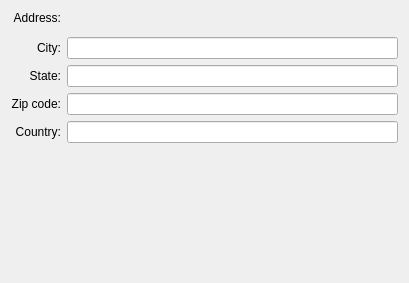
<ui version="4.0" >
 <class>JabberHomeInfoBase</class>
 <widget class="QWidget" name="JabberHomeInfoBase" >
  <property name="geometry" >
   <rect>
    <x>0</x>
    <y>0</y>
    <width>409</width>
    <height>283</height>
   </rect>
  </property>
  <property name="windowTitle" >
   <string>Form2</string>
  </property>
  <layout class="QGridLayout" >
   <property name="margin" >
    <number>11</number>
   </property>
   <property name="spacing" >
    <number>6</number>
   </property>
   <item row="4" column="1" >
    <widget class="QLineEdit" name="edtZip" />
   </item>
   <item row="3" column="1" >
    <widget class="QLineEdit" name="edtState" />
   </item>
   <item row="5" column="1" >
    <widget class="QLineEdit" name="edtCountry" />
   </item>
   <item row="2" column="1" >
    <widget class="QLineEdit" name="edtCity" />
   </item>
   <item row="2" column="0" >
    <widget class="QLabel" name="TextLabel12" >
     <property name="text" >
      <string>City:</string>
     </property>
     <property name="alignment" >
      <set>Qt::AlignRight|Qt::AlignTrailing|Qt::AlignVCenter</set>
     </property>
     <property name="wordWrap" >
      <bool>false</bool>
     </property>
    </widget>
   </item>
   <item row="4" column="0" >
    <widget class="QLabel" name="TextLabel14" >
     <property name="text" >
      <string>Zip code:</string>
     </property>
     <property name="alignment" >
      <set>Qt::AlignRight|Qt::AlignTrailing|Qt::AlignVCenter</set>
     </property>
     <property name="wordWrap" >
      <bool>false</bool>
     </property>
    </widget>
   </item>
   <item row="5" column="0" >
    <widget class="QLabel" name="TextLabel15" >
     <property name="text" >
      <string>Country:</string>
     </property>
     <property name="alignment" >
      <set>Qt::AlignRight|Qt::AlignTrailing|Qt::AlignVCenter</set>
     </property>
     <property name="wordWrap" >
      <bool>false</bool>
     </property>
    </widget>
   </item>
   <item row="3" column="0" >
    <widget class="QLabel" name="TextLabel13" >
     <property name="text" >
      <string>State:</string>
     </property>
     <property name="alignment" >
      <set>Qt::AlignRight|Qt::AlignTrailing|Qt::AlignVCenter</set>
     </property>
     <property name="wordWrap" >
      <bool>false</bool>
     </property>
    </widget>
   </item>
   <item row="0" column="0" >
    <widget class="QLabel" name="TextLabel11" >
     <property name="text" >
      <string>Address:</string>
     </property>
     <property name="alignment" >
      <set>Qt::AlignRight|Qt::AlignTrailing|Qt::AlignVCenter</set>
     </property>
     <property name="wordWrap" >
      <bool>false</bool>
     </property>
    </widget>
   </item>
   <item row="1" column="1" >
    <widget class="Q3MultiLineEdit" native="1" name="edtExt" />
   </item>
   <item row="0" column="1" >
    <widget class="Q3MultiLineEdit" native="1" name="edtStreet" />
   </item>
   <item row="6" column="1" >
    <spacer>
     <property name="orientation" >
      <enum>Qt::Vertical</enum>
     </property>
     <property name="sizeType" >
      <enum>QSizePolicy::Expanding</enum>
     </property>
     <property name="sizeHint" >
      <size>
       <width>20</width>
       <height>20</height>
      </size>
     </property>
    </spacer>
   </item>
  </layout>
 </widget>
 <customwidgets>
  <customwidget>
   <class>Q3MultiLineEdit</class>
   <extends>QWidget</extends>
   <header>q3multilineedit.h</header>
   <container>1</container>
  </customwidget>
 </customwidgets>
 <resources/>
 <connections/>
</ui>
